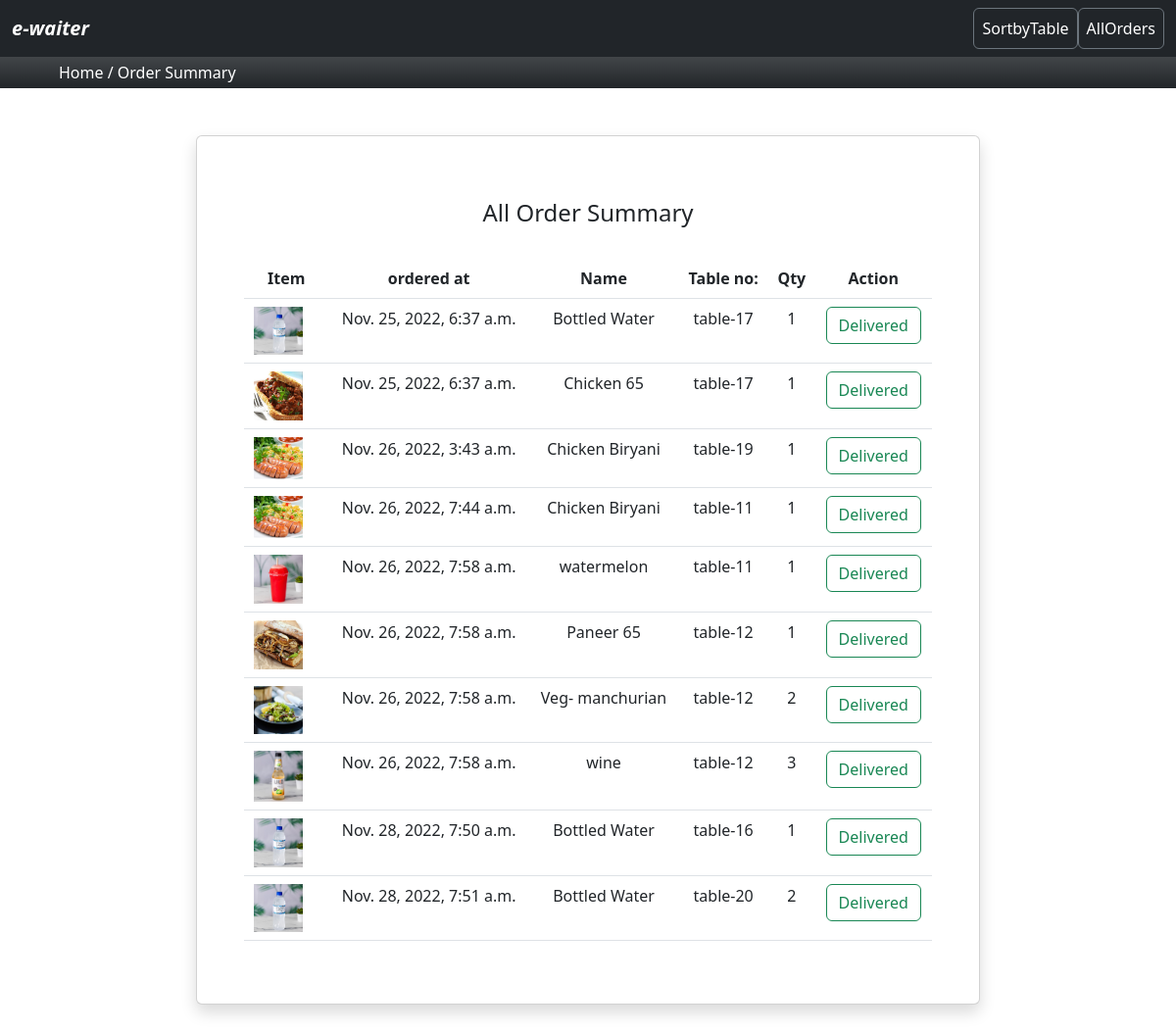
Screenshot of /listOrders with the database file from the repository.
### order/models.py (models this page shows, shortened)
class Orders(models.Model):
    customer_name = models.CharField(max_length=150,null=True,blank=True)
    table = models.ForeignKey(Tables,on_delete=models.CASCADE)
    item = models.ForeignKey(Items, on_delete=models.CASCADE)
    quantity=models.IntegerField(null=False,blank=False)
    created_at=models.DateTimeField(auto_now_add=True)
    delivered=models.BooleanField(default=False,help_text="0-Processing, 1-Delivered")
    order_note = models.CharField(max_length=250,null=True,blank=True)
    ordered=models.BooleanField(default=False,help_text="0-Default, 1-order placed")

class Items(models.Model):
    item_name=models.CharField(max_length=150)
    category=models.ManyToManyField(Categories)
    initial_stock=models.IntegerField()
    item_remain=models.IntegerField()
    item_price=models.FloatField()
    item_description = models.CharField(max_length=250,null=True)
    image=models.ImageField(upload_to=get_file_path,null=True,blank=True)
    status=models.BooleanField(default=False,help_text="0-in stock, 1-out of stock")
    ordered=models.BooleanField(default=False,help_text="0-not selected, 1-selected")
    selected_itm=models.IntegerField(default=0)

class Tables(models.Model):
    table_name=models.CharField(max_length=100)
    status=models.BooleanField(default=False,help_text="0-free table, 1-occupied")
    all_item_delivered=models.BooleanField(default=False,help_text=" 1-complete")
    paid=models.BooleanField(default=False,help_text="0-not paid, 1-paid")

### order/controller/chefview.py (the view)
# urls.py: path('listOrders',chefview.listorders,name='listorders'),
def listorders(request):
    orderlist=Orders.objects.filter(delivered=False)
    context={
        'order':orderlist
    }
    return render(request,'chefTemplate/listorders.html',context)

### templates/chefTemplate/listorders.html
{% extends 'main.html' %}
{% block content %}
{% include 'inc/chef_navbar.html' %}
<div class="bg-dark bg-gradient text-white  py-1 px-5  d-grid " >
    <div class="container">
        <a class="text-white"  href="/">Home /</a>
        <a class="text-white"  href="#">Order Summary </a>
    </div>
</div>
<div class="col-md-8 mx-auto mt-5">
    <div class="card shadow mb-5">
        <div class="card-body mt-2 p-5 ">
            <h4 class="text-center  p-2 mb-4   font-weight-bold">All Order Summary</h4>
            {% if order %}
                <table class="table table-hover text-center table-bordereds table-stripeds">
                    <thead>
                        <tr>
                            <th>Item</th>
                            <th>ordered at</th>
                            <th>Name</th>
                            <th>Table no:</th>
                            <th>Qty</th>
                            <th>Action</th>
                        </tr>
                    </thead>
                    <tbody>
                        {% for order in order %}
                            <tr>
                                <td>
                                    <img src="{{ order.item.image.url}}" class='me-3' width="50px">
                                </td>
                                <td>{{order.created_at }}</td>
                                <td>{{order.item.item_name }}</td>
                                <td>{{order.table.table_name }}</td>
                                <td>{{order.quantity }}</td>
                                <td><a href="{% url 'itemdelivery' order.id %}"class="btn btn btn-outline-success">Delivered</a></td>
                            </tr>
                        {% endfor %}
                    </tbody>
                </table>
            {% else %}
                <div class="text-center">
                    <hr>
                    <h4 >Complete all order request</h4>
                </div>
            {% endif %}
        </div>
    </div>
</div>
{% endblock content %}

### static/css/custom.css (style rules this page uses)
a { text-decoration: none; color: black; }

### rows the page displays
Orders: item.image (picture), created_at "Nov. 25, 2022, 6:37 a.m.", item.item_name "Bottled Water", table.table_name "table-17", quantity "1"
Orders: item.image (picture), created_at "Nov. 25, 2022, 6:37 a.m.", item.item_name "Chicken 65", table.table_name "table-17", quantity "1"
Orders: item.image (picture), created_at "Nov. 26, 2022, 3:43 a.m.", item.item_name "Chicken Biryani", table.table_name "table-19", quantity "1"
Orders: item.image (picture), created_at "Nov. 26, 2022, 7:44 a.m.", item.item_name "Chicken Biryani", table.table_name "table-11", quantity "1"
Orders: item.image (picture), created_at "Nov. 26, 2022, 7:58 a.m.", item.item_name "watermelon", table.table_name "table-11", quantity "1"
Orders: item.image (picture), created_at "Nov. 26, 2022, 7:58 a.m.", item.item_name "Paneer 65", table.table_name "table-12", quantity "1"
Orders: item.image (picture), created_at "Nov. 26, 2022, 7:58 a.m.", item.item_name "Veg- manchurian", table.table_name "table-12", quantity "2"
Orders: item.image (picture), created_at "Nov. 26, 2022, 7:58 a.m.", item.item_name "wine", table.table_name "table-12", quantity "3"
Orders: item.image (picture), created_at "Nov. 28, 2022, 7:50 a.m.", item.item_name "Bottled Water", table.table_name "table-16", quantity "1"
Orders: item.image (picture), created_at "Nov. 28, 2022, 7:51 a.m.", item.item_name "Bottled Water", table.table_name "table-20", quantity "2"
